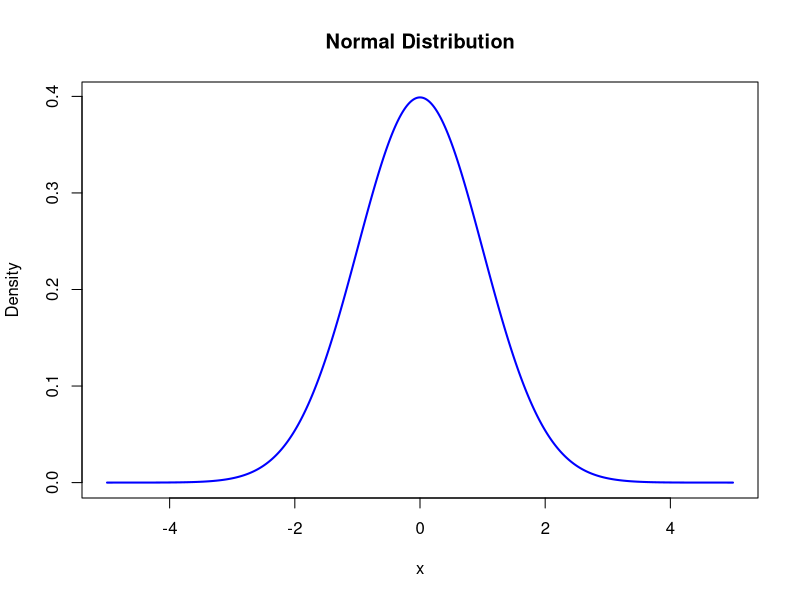
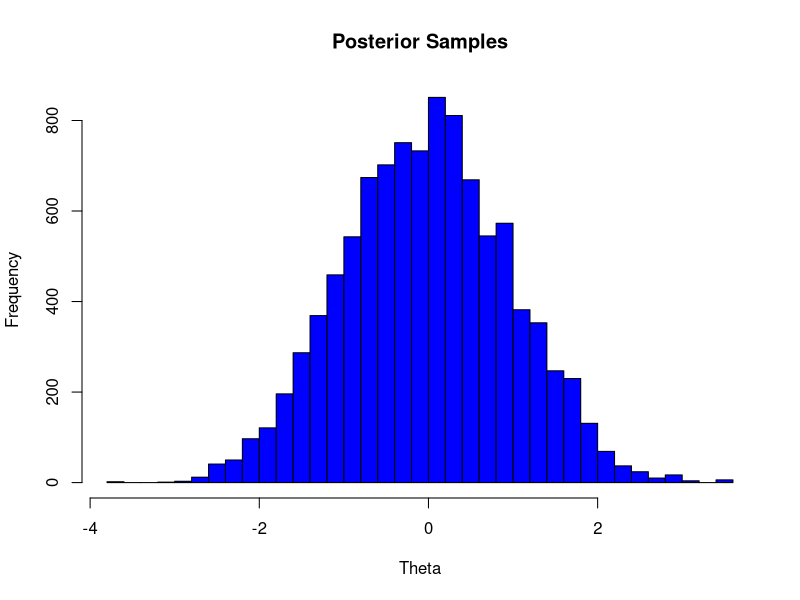
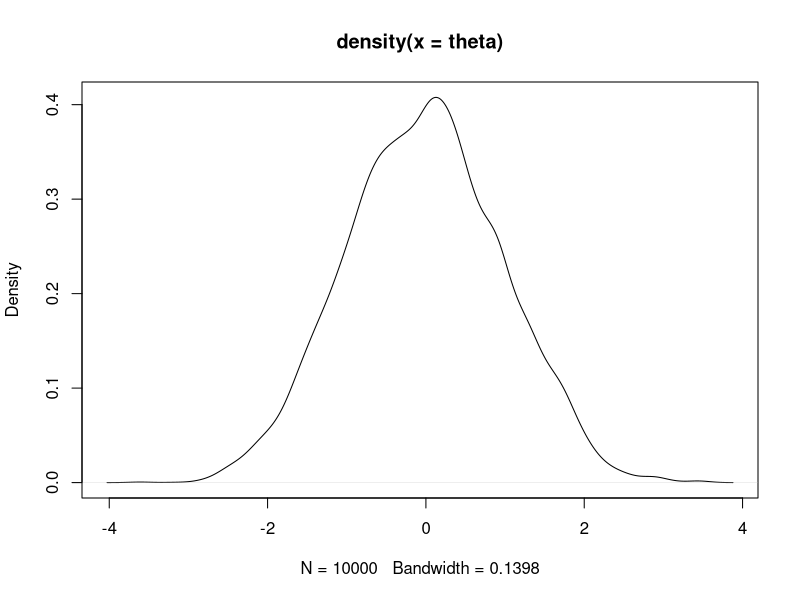

Write R code to recreate these figures, in order.
## ---- chunk 1
x <- seq(-5, 5, 0.01)
y <- dnorm(x, mean = 0, sd = 1)
plot(x, y, type = "l", col = "blue", lwd = 2, xlab = "x", ylab = "Density", main = "Normal Distribution")
## ---- chunk 2
f <- function(x) exp(-(x^2) / 2)

n <- 10000
theta <- rep(0, n)
sigma <- 1
for (i in 2:n) {
    theta_new <- rnorm(1, theta[i - 1], sigma) # proposal distribution
    alpha <- f(theta_new) / f(theta[i - 1])
    if (runif(1) < alpha) {
        theta[i] <- theta_new
    } else {
        theta[i] <- theta[i - 1]
    }
}

hist(theta, breaks = 50, col = "blue", main = "Posterior Samples", xlab = "Theta")
## ---- chunk 3
plot(density(theta))
## ---- chunk 4
var(theta)
## ---- chunk 5
d <- density(theta)
d_ty <- d$y[d$x > -1 & d$x < 1]
d_tx <- d$x[d$x > -1 & d$x < 1]
mean(d_ty / f(d_tx))
